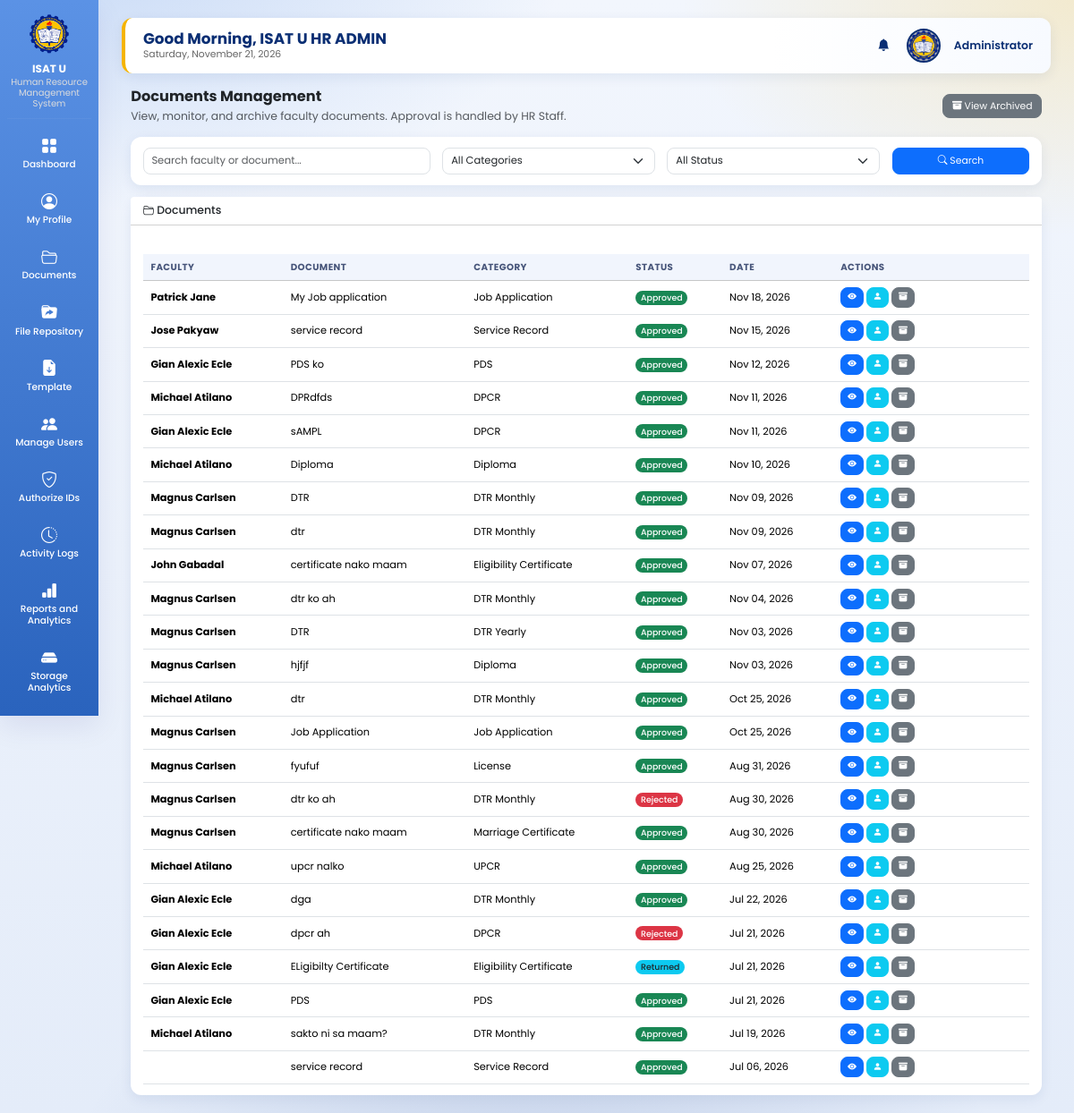
/admin/documents.php (signed in), run on the app's committed database.
### tables this page shows
CREATE TABLE `users` (
  `user_id` int(11) NOT NULL AUTO_INCREMENT,
  `employee_id` varchar(50) DEFAULT NULL,
  `first_name` varchar(100) NOT NULL,
  `middle_name` varchar(100) DEFAULT NULL,
  `last_name` varchar(100) NOT NULL,
  `email` varchar(150) NOT NULL,
  `password` varchar(255) NOT NULL,
  `role` varchar(20) NOT NULL,
  `department` varchar(150) DEFAULT NULL,
  `position_title` varchar(150) DEFAULT NULL,
  `profile_picture` varchar(255) DEFAULT NULL,
  `reset_token` varchar(255) DEFAULT NULL,
  `reset_token_expiry` datetime DEFAULT NULL,
  `status` varchar(20) DEFAULT 'active',
  `created_at` timestamp NOT NULL DEFAULT current_timestamp(),
  PRIMARY KEY (`user_id`)
);

CREATE TABLE `documents` (
  `document_id` int(11) NOT NULL AUTO_INCREMENT,
  `user_id` int(11) NOT NULL,
  `category_id` int(11) NOT NULL,
  `deadline_id` int(11) DEFAULT NULL,
  `document_title` varchar(255) NOT NULL,
  `faculty_comment` text DEFAULT NULL,
  `file_name` varchar(255) NOT NULL,
  `file_path` varchar(500) NOT NULL,
  `file_size` int(11) DEFAULT NULL,
  `remarks` text DEFAULT NULL,
  `status` varchar(50) DEFAULT 'Pending',
  `is_archived` tinyint(1) NOT NULL DEFAULT 0,
  `submitted_at` timestamp NOT NULL DEFAULT current_timestamp(),
  `hr_remarks` text DEFAULT NULL,
  PRIMARY KEY (`document_id`)
);

CREATE TABLE `document_categories` (
  `category_id` int(11) NOT NULL AUTO_INCREMENT,
  `category_name` varchar(255) NOT NULL,
  PRIMARY KEY (`category_id`)
);

### admin/documents.php (the view, shortened to what this page needs)
<?php
include "../db.php";
include "includes/header.php";
include "includes/sidebar.php";
?>
<div class="container-fluid">
    <div class="d-flex justify-content-between align-items-center mb-4">
        <div>
            <h2 class="fw-bold mb-1">Documents Management</h2>
            <p class="text-muted mb-0">
                View, monitor, and archive faculty documents. Approval is handled by HR Staff.
            </p>
        </div>
        <a href="archive_documents.php" class="btn btn-secondary">
            <i class="bi bi-archive-fill"></i> View Archived
        </a>
    </div>
    <div class="card shadow-sm border-0 mb-4">
    <div class="card-body">
        <form method="GET">
            <div class="row g-3">
                <div class="col-lg-4">
                    <input
                        type="text"
                        name="search"
                        class="form-control"
                        placeholder="Search faculty or document..."
                        value="<?php echo isset($_GET['search']) ? htmlspecialchars($_GET['search']) : ''; ?>">
                </div>
                <div class="col-lg-3">
                    <select name="category" class="form-select">
                        <option value="">All Categories</option>
                    </select>
                </div>
                <div class="col-lg-3">
                    <select name="status" class="form-select">
                        <option value="">All Status</option>
                    </select>
                </div>
                <div class="col-lg-2 d-grid">
                    <button class="btn btn-primary">
                        <i class="bi bi-search"></i>
                        Search
                    </button>
                </div>
            </div>
        </form>
    </div>
</div>
<?php
$where = "WHERE 1=1 AND (documents.is_archived IS NULL OR documents.is_archived = 0)";
$query = mysqli_query($conn, "
SELECT
documents.*,
users.first_name,
users.last_name,
document_categories.category_name
FROM documents
LEFT JOIN users
ON users.user_id = documents.user_id
LEFT JOIN document_categories
ON document_categories.category_id = documents.category_id
$where
ORDER BY documents.submitted_at DESC
");
?>
<div class="card shadow-sm border-0">
    <div class="card-header bg-white">
        <h5 class="mb-0">
            <i class="bi bi-folder2-open"></i>
            Documents
        </h5>
    </div>
    <div class="card-body">
        <div class="table-responsive">
            <table class="table table-hover align-middle">
                <thead class="table-light">
                    <tr>
                        <th>Faculty</th>
                        <th>Document</th>
                        <th>Category</th>
                        <th>Status</th>
                        <th>Date</th>
                        <th width="220">Actions</th>
                    </tr>
                </thead>
                <tbody>
                <?php
                if(mysqli_num_rows($query)>0)
                {
                    while($row=mysqli_fetch_assoc($query))
                    {
                ?>
                    <tr>
                        <td>
                            <strong>
                            <?php
                            echo htmlspecialchars($row['first_name']." ".$row['last_name']);
                            ?>
                            </strong>
                        </td>
                        <td>
                            <?php echo htmlspecialchars($row['document_title']); ?>
                        </td>
                        <td>
                            <?php echo htmlspecialchars($row['category_name']); ?>
                        </td>
                        <td>
<?php
$status=$row['status'];
switch($status){
case "Approved":
echo "<span class='badge bg-success'>$status</span>";
break;
case "Rejected":
echo "<span class='badge bg-danger'>$status</span>";
break;
case "Returned":
echo "<span class='badge bg-info text-dark'>$status</span>";
break;
}
?>
                        </td>
                        <td>
                            <?php echo date("M d, Y",strtotime($row['submitted_at'])); ?>
                        </td>
                        <td>
<a href="<?php echo $row['file_path']; ?>" target="_blank" class="btn btn-sm btn-primary">
<i class="bi bi-eye-fill"></i>
</a>
<a href="faculty_profile.php?id=<?php echo $row['user_id']; ?>" class="btn btn-sm btn-info text-white">
<i class="bi bi-person-fill"></i>
</a>
<a href="archive_document_action.php?id=<?php echo $row['document_id']; ?>" class="btn btn-sm btn-secondary" onclick="return confirm('Archive this document? It will be hidden from the main list but not deleted.')">
<i class="bi bi-archive-fill"></i>
</a>
                        </td>
                    </tr>
                <?php
                    }
}
?>
                </tbody>
            </table>
        </div>
    </div>
</div>
<?php include "includes/footer.php"; ?>

### includes/avatar.php (shortened to what this page needs)
<?php
if (!function_exists('topbar_avatar')) {
    function topbar_avatar($conn, $size = 44, $href = 'profile.php') {
        $uid = (int)($_SESSION['user_id'] ?? 0);
        $pic = '';
        $res = mysqli_query($conn, "SELECT profile_picture FROM users WHERE user_id = $uid LIMIT 1");
        if ($res && ($r = mysqli_fetch_assoc($res))) { $pic = basename((string)($r['profile_picture'] ?? '')); }
        $file = dirname(__DIR__) . '/uploads/profile_pictures/' . $pic;
        if ($pic !== '' && file_exists($file)) {
            $src = '../uploads/profile_pictures/' . rawurlencode($pic);
        }
        $size = (int)$size;
        return '<a href="' . htmlspecialchars($href) . '" title="My Profile" style="display:inline-block;line-height:0;">'
             . '<img src="' . htmlspecialchars($src, ENT_QUOTES) . '" alt="Profile" '
             . 'style="width:' . $size . 'px;height:' . $size . 'px;border-radius:50%;object-fit:cover;'
             . 'border:2px solid #0A2E73;background:#b0b3b8;"></a>';
    }
}

### assets/ui.css (style rules this page uses)
html { font-size:13.5px !important; }
body { font-size:.92rem; background: radial-gradient(900px 500px at 8% -5%, rgba(91,146,229,.28), transparent 60%), radial-gradient(800px 480px at 100% 0%, rgba(245,180,0,.18), transparent 55%), radial-gradient(900px 600px at 50% 110%, rgba(18,60,146,.16), transparent 60%), linear-gradient(180deg,#f2f6fd 0%,#e4ecf9 100%) !important; background-attachment:fixed !important; }
h2 { font-size:1.3rem !important; }
h5 { font-size:.92rem !important; }
.admin-info img { width:38px !important;height:38px !important; }
.stat-card,.chart-card,.card,.profile-card,.card-box { border-radius:12px !important;box-shadow:0 4px 14px rgba(10,46,115,.08) !important; }
.card-body { padding:.9rem 1rem !important; }
.card-header { padding:.6rem 1rem !important;font-size:.9rem; }
.table { font-size:.84rem;margin-bottom:0; }
.table>:not(caption)>*>* { padding:.5rem .65rem !important; }
.table thead th { font-size:.76rem;text-transform:uppercase;letter-spacing:.4px;color:#47557a;background:#f1f5fd !important; }
.btn { font-size:.8rem;padding:.32rem .7rem;border-radius:8px; }
.btn-sm { font-size:.74rem !important;padding:.22rem .5rem !important; }
.form-control,.form-select { font-size:.85rem;padding:.38rem .65rem;border-radius:8px; }
.badge { font-size:.7rem;font-weight:500;padding:.35em .6em; }
.container-fluid h2.fw-bold { font-size:1.2rem !important; }
.container-fluid .mb-4 { margin-bottom:1rem !important; }
.table-responsive { font-size:.84rem; }

### admin/includes/header.php (style rules this page uses)
body { background:#eef3fb; font-family:'Poppins',sans-serif; }
.admin-info img { width:55px; height:55px; border-radius:50%; }
.card-header { display:flex; justify-content:space-between; align-items:center; margin-bottom:20px; }
.table { width:100%; border-collapse:collapse; }
.table th { background:#f8f9fa; padding:14px; text-align:left; font-weight:700; }
.table td { padding:14px; border-top:1px solid #eee; vertical-align:middle; }
.badge { padding:8px 14px; border-radius:30px; font-size:13px; font-weight:600; }
.btn { padding:8px 15px; border-radius:8px; text-decoration:none; }
.btn-primary { background:#0d6efd; color:#fff; }
.btn-secondary { background:#6c757d; color:#fff; }

### admin/includes/sidebar.php (style rules this page uses)
:root { --blue:#0A2E73; --yellow:#F5B400; --white:#ffffff; --bg:#eef3fb; --shadow:0 12px 30px rgba(2, 10, 118, 0.08); }
* { margin:0; padding:0; box-sizing:border-box; font-family:'Poppins',sans-serif; }
body { background:var(--bg); }

### data on the page
users: profile_picture (picture)
documents: user.last_name "Patrick Jane", document_title "My Job application", category.category_name "Job Application", status "Approved", submitted_at "Nov 18, 2026"
documents: user.last_name "Jose Pakyaw", document_title "service record", category.category_name "Service Record", status "Approved", submitted_at "Nov 15, 2026"
documents: user.last_name "Gian Alexic Ecle", document_title "PDS ko", category.category_name "PDS", status "Approved", submitted_at "Nov 12, 2026"
documents: user.last_name "Michael Atilano", document_title "DPRdfds", category.category_name "DPCR", status "Approved", submitted_at "Nov 11, 2026"
documents: user.last_name "Gian Alexic Ecle", document_title "sAMPL", category.category_name "DPCR", status "Approved", submitted_at "Nov 11, 2026"
documents: user.last_name "Michael Atilano", document_title "Diploma", category.category_name "Diploma", status "Approved", submitted_at "Nov 10, 2026"
documents: user.last_name "Magnus Carlsen", document_title "DTR", category.category_name "DTR Monthly", status "Approved", submitted_at "Nov 09, 2026"
documents: user.last_name "Magnus Carlsen", document_title "dtr", category.category_name "DTR Monthly", status "Approved", submitted_at "Nov 09, 2026"
documents: user.last_name "John Gabadal", document_title "certificate nako maam", category.category_name "Eligibility Certificate", status "Approved", submitted_at "Nov 07, 2026"
documents: user.last_name "Magnus Carlsen", document_title "dtr ko ah", category.category_name "DTR Monthly", status "Approved", submitted_at "Nov 04, 2026"
documents: user.last_name "Magnus Carlsen", document_title "DTR", category.category_name "DTR Yearly", status "Approved", submitted_at "Nov 03, 2026"
documents: user.last_name "Magnus Carlsen", document_title "hjfjf", category.category_name "Diploma", status "Approved", submitted_at "Nov 03, 2026"
documents: user.last_name "Michael Atilano", document_title "dtr", category.category_name "DTR Monthly", status "Approved", submitted_at "Oct 25, 2026"
documents: user.last_name "Magnus Carlsen", document_title "Job Application", category.category_name "Job Application", status "Approved", submitted_at "Oct 25, 2026"
documents: user.last_name "Magnus Carlsen", document_title "fyufuf", category.category_name "License", status "Approved", submitted_at "Aug 31, 2026"
documents: user.last_name "Magnus Carlsen", document_title "dtr ko ah", category.category_name "DTR Monthly", status "Rejected", submitted_at "Aug 30, 2026"
documents: user.last_name "Magnus Carlsen", document_title "certificate nako maam", category.category_name "Marriage Certificate", status "Approved", submitted_at "Aug 30, 2026"
documents: user.last_name "Michael Atilano", document_title "upcr nalko", category.category_name "UPCR", status "Approved", submitted_at "Aug 25, 2026"
documents: user.last_name "Gian Alexic Ecle", document_title "dga", category.category_name "DTR Monthly", status "Approved", submitted_at "Jul 22, 2026"
documents: user.last_name "Gian Alexic Ecle", document_title "dpcr ah", category.category_name "DPCR", status "Rejected", submitted_at "Jul 21, 2026"
documents: user.last_name "Gian Alexic Ecle", document_title "ELigibilty Certificate", category.category_name "Eligibility Certificate", status "Returned", submitted_at "Jul 21, 2026"
documents: user.last_name "Gian Alexic Ecle", document_title "PDS", category.category_name "PDS", status "Approved", submitted_at "Jul 21, 2026"
documents: user.last_name "Michael Atilano", document_title "sakto ni sa maam?", category.category_name "DTR Monthly", status "Approved", submitted_at "Jul 19, 2026"
documents: document_title "service record", category.category_name "Service Record", status "Approved", submitted_at "Jul 06, 2026"

### other printed values
$greeting "Good Morning"
